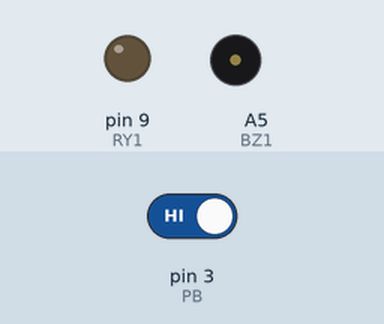
Bench run of a sketch on a simulated Arduino Uno, built with avr-gcc and run on an emulated ATmega328P. Shown: output pins drawn as LEDs (lit = HIGH), buzzer (waves = sounding). The inputs (shaded band) are chosen by the test bench; at power-on: pin 3 (PB) HIGH.

Above: at 1.2 s.
1.3 s: pin 3 (PB) driven LOW
At 1.9 s:
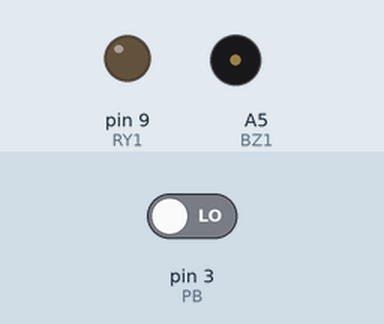
2.9 s: pin 3 (PB) driven HIGH
At 4.1 s:
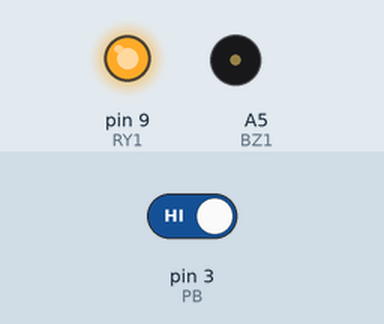
4.4 s: pin 3 (PB) driven LOW
At 5.5 s:
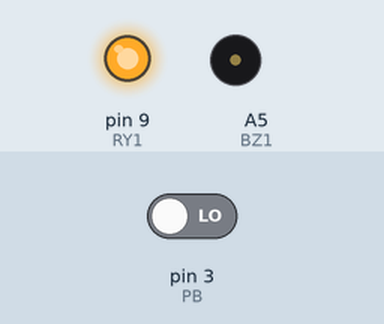
Timing chart, 0 to 7.4 s (numbered marks = the images above; inputs shaded):
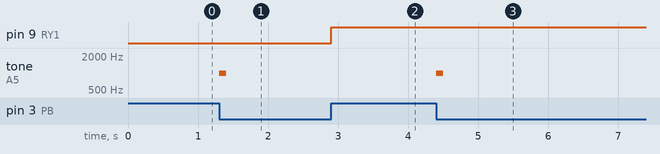

The sketch:

ex2-4-2.ino
```cpp
//========== ex2-4-2.ino ============
//========== Global Declaration ============
// pin 9 connected to RY1 relay
// pin 3 connected to key 1
// pin A5 connected to buzzer (external drive buzzer LS14-2)
#define PB  3	// key 1 connected to digital pin 3
#define RY1  9	// RY1 relay connected to digital pin 9
#define BZ1  A5	// external drive buzzer connected to analog pin A5
int pB=0;	// declare a integer variable pB
int rY=0;	// declare a integer variable rY
//========== Initialization ============
void setup()
{  pinMode(PB, INPUT); 	   // configure digital pin 3 as an input
   pinMode(RY1, OUTPUT);   // configure digital pin 9 as an output
   pinMode(BZ1, OUTPUT);   // configure analog pin A5 as an output
   digitalWrite(RY1, 1);   // de-energize RY1 relay
   digitalWrite(BZ1, 0);   // turn off external drive buzzer LS14-2
}
//========== Main Code ============
void loop()
{  pB=digitalRead(PB); 		      // read and store key 1 state in pB
   if (!pB) 			      // if key 1 is pressed,
   {  tone(BZ1, 1000, 100);	      // external drive buzzer makes a beep
      while(!pB) pB=digitalRead(PB);  // wait for key 1 released
      rY=!rY;			      // invert the value of rY variable
    }
    digitalWrite(RY1, rY);// manipulate the RY1 relay according to the rY value
}
```

Measured:
- after the input at 1.3 s, tone on A5 (BZ1): silent → 1000 Hz at once, → silent 0.10 s later
- after the input at 2.9 s, pin 9 (RY1): LOW → HIGH at once
- after the input at 4.4 s, tone on A5 (BZ1): silent → 1000 Hz at once, → silent 0.10 s later
